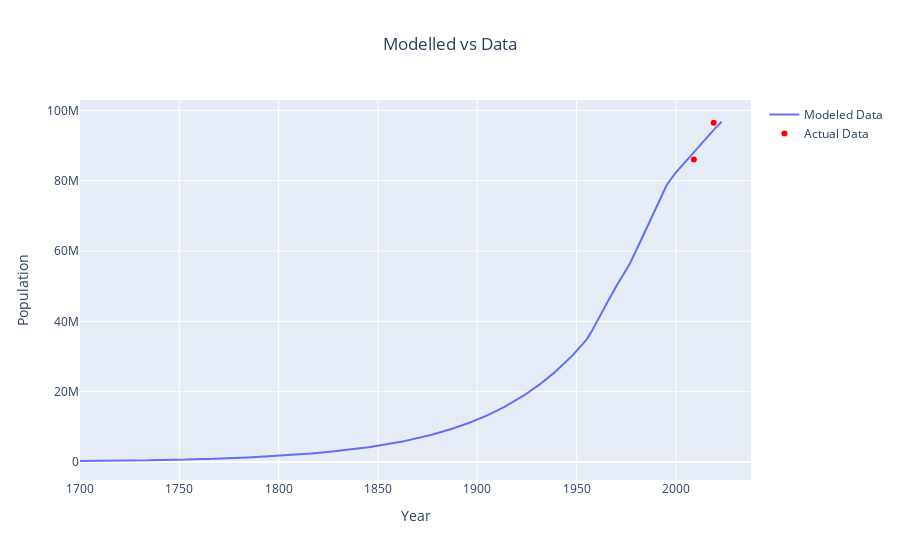

Notebook source saved alongside this figure:
### Markdown cell above
### Population output

### Code cell
plot_model_vs_actual(derived_df_0, pop, 'total_population', 'Population', 'Modelled vs Data')

### Figure 1 — Plotly figure (JSON) as saved in the notebook; plotly's stock layout.template omitted (floating-point values rounded to 4 significant figures; data arrays with more than 128 entries replaced by an {"elided": "..."} marker saying what was removed)
{"data": [{"mode": "lines", "name": "Modeled Data", "type": "scatter", "x": {"elided": "3231 float values"}, "y": {"elided": "3231 float values"}}, {"marker": {"color": "red"}, "mode": "markers", "name": "Actual Data", "type": "scatter", "x": [2009, 2019], "y": [86025000, 96484000]}], "layout": {"title": {"text": "Modelled vs Data", "x": 0.5}, "xaxis": {"title": {"text": "Year"}}, "yaxis": {"title": {"text": "Population"}}}}
